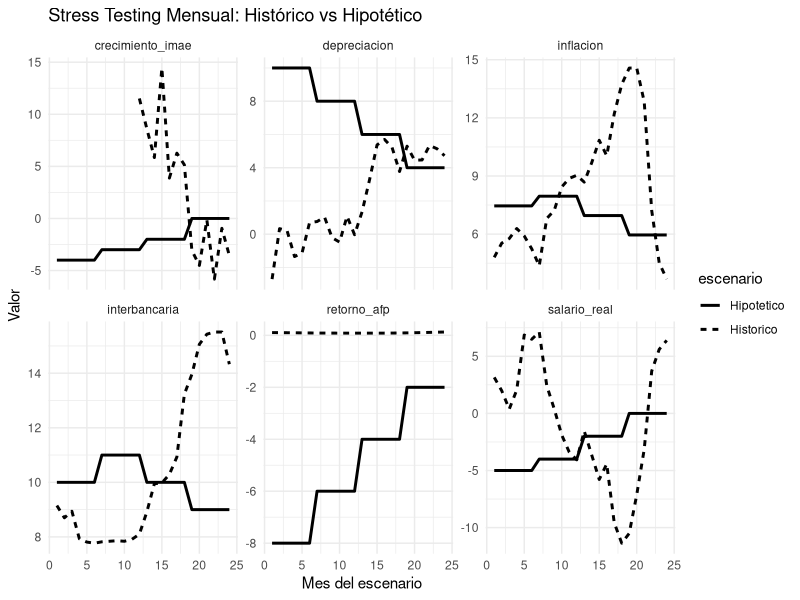

Reproduce this figure in R.
# ============================================================
# STRESS TESTING EN PENSIONES
# Escenario histórico vs hipotético
# HORIZONTE: 24 MESES
# ============================================================
rm(list=ls())
library(dplyr)
library(zoo)
library(ggplot2)
library(tidyr)
library(lubridate)
library(readr)

# ------------------------------------------------------------
# 1. Cargar datos
# ------------------------------------------------------------

datos <- read_csv("datos_macro_pensiones.csv")

# ------------------------------------------------------------
# 2. Preparar fechas
# ------------------------------------------------------------

datos <- datos %>%
  mutate(
    date = mdy(date)
  ) %>%
  arrange(date)

# ------------------------------------------------------------
# 3. Construcción de variables macro mensuales
# ------------------------------------------------------------

datos <- datos %>%
  mutate(
    
    # inflación interanual
    inflacion =
      100 * (ipc / lag(ipc, 12) - 1),
    
    # depreciación interanual
    depreciacion =
      100 * (tipo_de_cambio / lag(tipo_de_cambio, 12) - 1),
    
    # crecimiento actividad
    crecimiento_imae =
      100 * (imae / lag(imae, 12) - 1),
    
    # salario real
    salario_real =
      100 * (
        (salario_cotizable / ipc) /
          lag((salario_cotizable / ipc), 12) - 1
      ),
    
    retorno_afp = rentabilidad_afp
  )

# ------------------------------------------------------------
# 4. Índice mensual de estrés previsional
# ------------------------------------------------------------

datos <- datos %>%
  mutate(
    stress_score =
      0.25 * interbancaria +
      0.20 * inflacion +
      0.20 * depreciacion -
      0.20 * crecimiento_imae -
      0.10 * retorno_afp -
      0.05 * salario_real
  )

# ------------------------------------------------------------
# 5. Escenario histórico
# Peor ventana móvil de 24 meses
# ------------------------------------------------------------

ventana <- 24

datos <- datos %>%
  mutate(
    stress_24m =
      rollapply(
        stress_score,
        width = ventana,
        FUN = mean,
        align = "left",
        fill = NA,
        na.rm = TRUE
      )
  )

inicio_peor <- which.max(datos$stress_24m)

escenario_A <- datos %>%
  slice(inicio_peor:(inicio_peor + ventana - 1)) %>%
  mutate(
    escenario = "Historico",
    h = 1:ventana
  ) %>%
  dplyr::select(
    escenario,
    h,
    date,
    interbancaria,
    inflacion,
    depreciacion,
    crecimiento_imae,
    salario_real,
    retorno_afp
  )

# ------------------------------------------------------------
# 6. Escenario hipotético (24 meses)
# Narrativa:
# tasas altas + depreciación persistente
# ------------------------------------------------------------

ultimo <- tail(datos, 1)

escenario_B <- data.frame(
  
  escenario = "Hipotetico",
  
  h = 1:ventana,
  
  date = seq(
    from = ultimo$date %m+% months(1),
    by = "month",
    length.out = ventana
  ),
  
  interbancaria =
    ultimo$interbancaria +
    c(
      rep(3,6),
      rep(4,6),
      rep(3,6),
      rep(2,6)
    ),
  
  inflacion =
    ultimo$inflacion +
    c(
      rep(2.5,6),
      rep(3,6),
      rep(2,6),
      rep(1,6)
    ),
  
  depreciacion =
    c(
      rep(10,6),
      rep(8,6),
      rep(6,6),
      rep(4,6)
    ),
  
  crecimiento_imae =
    c(
      rep(-4,6),
      rep(-3,6),
      rep(-2,6),
      rep(0,6)
    ),
  
  salario_real =
    c(
      rep(-5,6),
      rep(-4,6),
      rep(-2,6),
      rep(0,6)
    ),
  
  retorno_afp =
    c(
      rep(-8,6),
      rep(-6,6),
      rep(-4,6),
      rep(-2,6)
    )
)

# ------------------------------------------------------------
# 7. Comparación escenarios
# ------------------------------------------------------------

comparacion <- bind_rows(
  escenario_A,
  escenario_B
)

# ------------------------------------------------------------
# 8. Métricas de severidad
# ------------------------------------------------------------

impacto <- comparacion %>%
  group_by(escenario) %>%
  summarise(
    
    tasa_prom =
      mean(interbancaria, na.rm = TRUE),
    
    inflacion_prom =
      mean(inflacion, na.rm = TRUE),
    
    depreciacion_acum =
      sum(depreciacion, na.rm = TRUE),
    
    crecimiento_prom =
      mean(crecimiento_imae, na.rm = TRUE),
    
    perdida_afp =
      -sum(retorno_afp, na.rm = TRUE),
    
    perdida_salario =
      -sum(salario_real, na.rm = TRUE)
  )

print(impacto)

# ------------------------------------------------------------
# 9. Índice agregado de daño previsional
# ------------------------------------------------------------

impacto <- impacto %>%
  mutate(
    
    indice_dano =
      0.40 * perdida_afp +
      0.30 * perdida_salario +
      0.20 * depreciacion_acum -
      0.10 * crecimiento_prom
  )

print(impacto)

# ------------------------------------------------------------
# 10. Escenario recomendado
# ------------------------------------------------------------

reporte <- impacto %>%
  filter(
    indice_dano == max(indice_dano)
  )

cat("\nESCENARIO RECOMENDADO:\n")
print(reporte)

# ------------------------------------------------------------
# 11. Gráficos comparativos
# ------------------------------------------------------------

comparacion_largo <- comparacion %>%
  pivot_longer(
    cols = c(
      interbancaria,
      inflacion,
      depreciacion,
      crecimiento_imae,
      salario_real,
      retorno_afp
    ),
    names_to = "variable",
    values_to = "valor"
  )

ggplot(
  comparacion_largo,
  aes(
    x = h,
    y = valor,
    linetype = escenario
  )
) +
  geom_line(linewidth = 1) +
  facet_wrap(
    ~ variable,
    scales = "free_y"
  ) +
  theme_minimal() +
  labs(
    title = "Stress Testing Mensual: Histórico vs Hipotético",
    x = "Mes del escenario",
    y = "Valor"
  )
